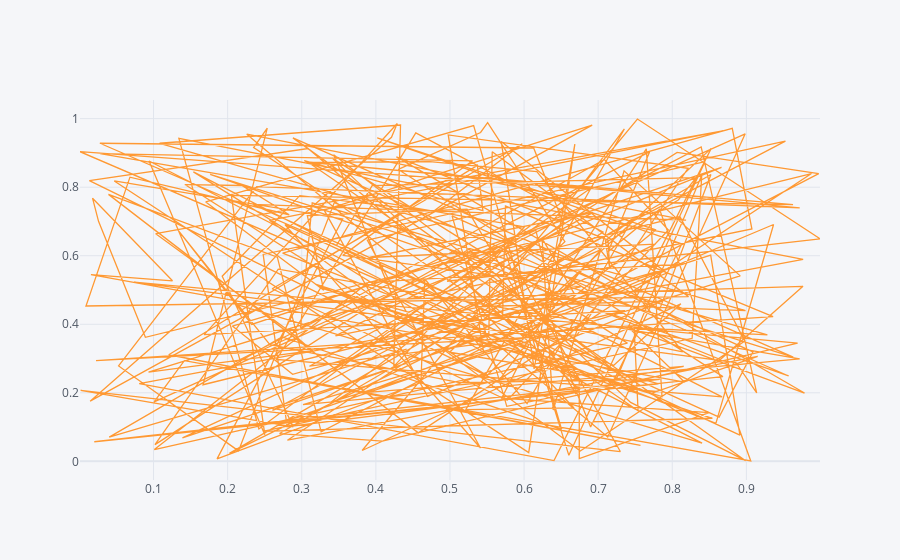

Notebook code cell kept with this figure:
### Code cell
df.iplot(x= 'a', y='b')

### Figure 1 — Plotly figure (JSON) as saved in the notebook; plotly's stock layout.template omitted (floating-point values rounded to 4 significant figures; data arrays with more than 128 entries replaced by an {"elided": "..."} marker saying what was removed)
{"data": [{"line": {"color": "rgba(255, 153, 51, 1.0)", "dash": "solid", "shape": "linear", "width": 1.3}, "mode": "lines", "name": "b", "text": "", "type": "scatter", "x": {"elided": "300 float values"}, "y": {"elided": "300 float values"}}], "layout": {"legend": {"bgcolor": "#F5F6F9", "font": {"color": "#4D5663"}}, "paper_bgcolor": "#F5F6F9", "plot_bgcolor": "#F5F6F9", "title": {"font": {"color": "#4D5663"}}, "xaxis": {"gridcolor": "#E1E5ED", "showgrid": true, "tickfont": {"color": "#4D5663"}, "title": {"font": {"color": "#4D5663"}, "text": ""}, "zerolinecolor": "#E1E5ED"}, "yaxis": {"gridcolor": "#E1E5ED", "showgrid": true, "tickfont": {"color": "#4D5663"}, "title": {"font": {"color": "#4D5663"}, "text": ""}, "zerolinecolor": "#E1E5ED"}}}
